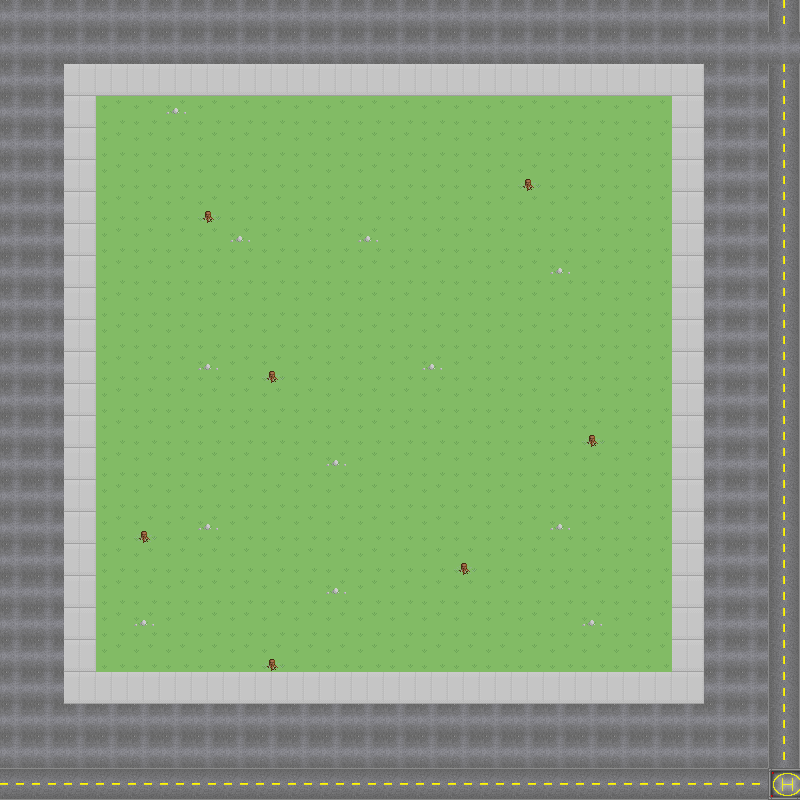

The image is a tile-based game level rendered from a .tmx file. Its description and complete source (layers, tilesets, objects, tile grids) follow:
An orthogonal 25x25 tile map with 32x32 px tiles, 1 tile layer (Tile Layer 1).

<map version="1.0" orientation="orthogonal" renderorder="right-down" width="25" height="25" tilewidth="32" tileheight="32" nextobjectid="1">
 <tileset firstgid="1" name="tileset" tilewidth="32" tileheight="32" tilecount="345" columns="15">
  <image source="tileset.png" width="480" height="736" />
 </tileset>
 <layer name="Tile Layer 1" width="25" height="25">
  <data encoding="csv">
277,277,277,277,277,277,277,277,277,277,277,277,277,277,277,277,277,277,277,277,277,277,277,277,272,
277,277,277,277,277,277,277,277,277,277,277,277,277,277,277,277,277,277,277,277,277,277,277,277,277,
277,277,11,11,11,11,11,11,11,11,11,11,11,11,11,11,11,11,11,11,11,11,277,277,272,
277,277,11,301,301,302,301,301,301,301,301,301,301,301,301,301,301,301,301,301,301,11,277,277,272,
277,277,11,301,301,301,301,301,301,301,301,301,301,301,301,301,301,301,301,301,301,11,277,277,272,
277,277,11,301,301,301,301,301,301,301,301,301,301,301,301,301,304,301,301,301,301,11,277,277,272,
277,277,11,301,301,301,304,301,301,301,301,301,301,301,301,301,301,301,301,301,301,11,277,277,272,
277,277,11,301,301,301,301,302,301,301,301,302,301,301,301,301,301,301,301,301,301,11,277,277,272,
277,277,11,301,301,301,301,301,301,301,301,301,301,301,301,301,301,302,301,301,301,11,277,277,272,
277,277,11,301,301,301,301,301,301,301,301,301,301,301,301,301,301,301,301,301,301,11,277,277,272,
277,277,11,301,301,301,301,301,301,301,301,301,301,301,301,301,301,301,301,301,301,11,277,277,272,
277,277,11,301,301,301,302,301,304,301,301,301,301,302,301,301,301,301,301,301,301,11,277,277,272,
277,277,11,301,301,301,301,301,301,301,301,301,301,301,301,301,301,301,301,301,301,11,277,277,272,
277,277,11,301,301,301,301,301,301,301,301,301,301,301,301,301,301,301,304,301,301,11,277,277,272,
277,277,11,301,301,301,301,301,301,301,302,301,301,301,301,301,301,301,301,301,301,11,277,277,272,
277,277,11,301,301,301,301,301,301,301,301,301,301,301,301,301,301,301,301,301,301,11,277,277,272,
277,277,11,301,304,301,302,301,301,301,301,301,301,301,301,301,301,302,301,301,301,11,277,277,272,
277,277,11,301,301,301,301,301,301,301,301,301,301,301,304,301,301,301,301,301,301,11,277,277,272,
277,277,11,301,301,301,301,301,301,301,302,301,301,301,301,301,301,301,301,301,301,11,277,277,272,
277,277,11,301,302,301,301,301,301,301,301,301,301,301,301,301,301,301,302,301,301,11,277,277,272,
277,277,11,301,301,301,301,301,304,301,301,301,301,301,301,301,301,301,301,301,301,11,277,277,272,
277,277,11,11,11,11,11,11,11,11,11,11,11,11,11,11,11,11,11,11,11,11,277,277,272,
277,277,277,277,277,277,277,277,277,277,277,277,277,277,277,277,277,277,277,277,277,277,277,277,272,
277,277,277,277,277,277,277,277,277,277,277,277,277,277,277,277,277,277,277,277,277,277,277,277,272,
271,271,271,271,271,271,271,271,271,271,271,271,271,271,271,271,271,271,271,271,271,271,271,271,284
</data>
 </layer>
</map>